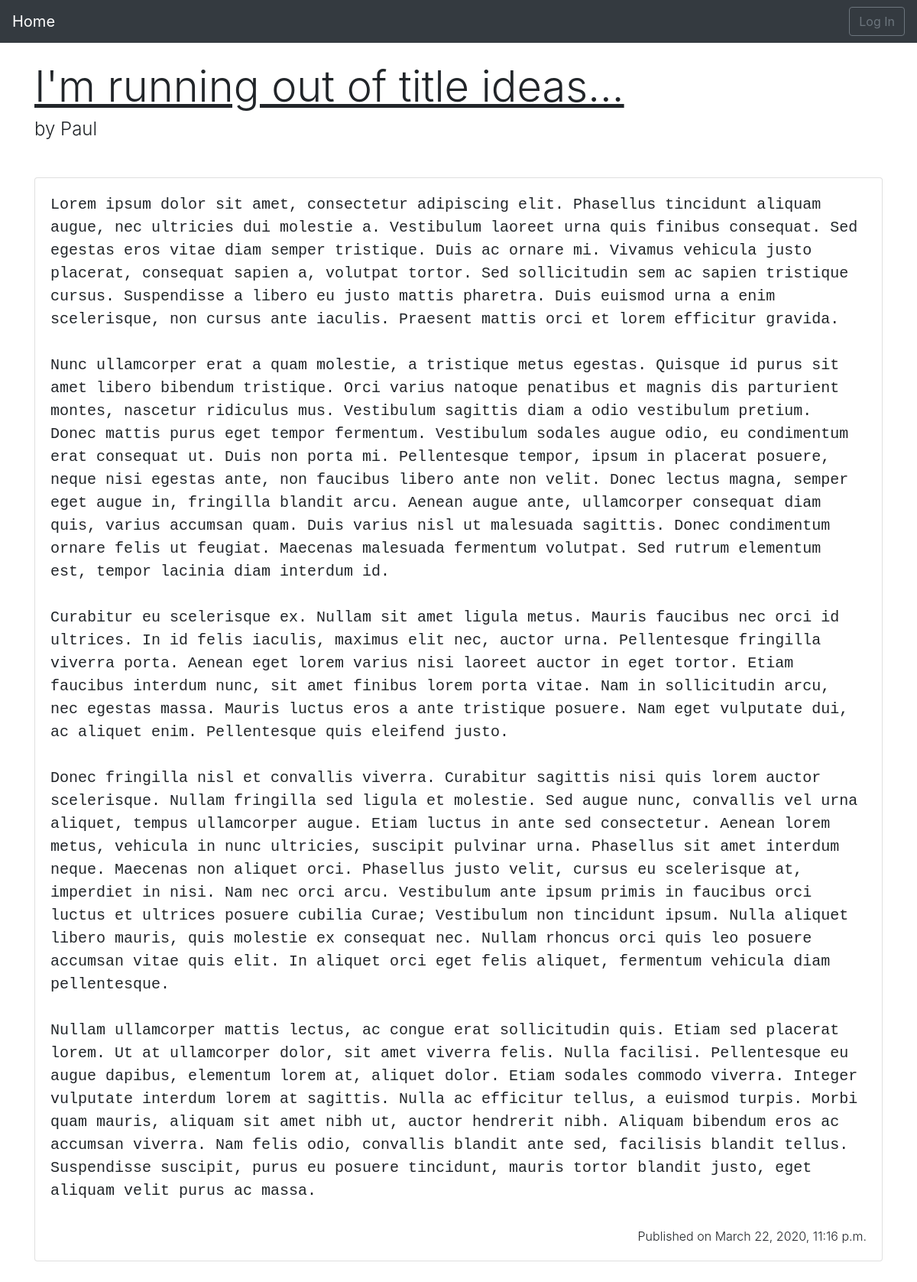
The app's page /post/4/ with its own data.
### blog/models.py (models this page shows, shortened)
class Post(models.Model):
    title = models.CharField(max_length=200)
    author = models.ForeignKey(
        'auth.User',
        on_delete=models.CASCADE
    )
    body = models.TextField()
    date = models.DateTimeField(auto_now_add=True,)

### blog/views.py (the view)
# urls.py: path('post/<int:pk>/', BlogDetailView.as_view(), name='post_detail'),
class BlogDetailView(DetailView):
	model = Post
	template_name = 'post_detail.html'
	context_object_name = 'object'

### templates/post_detail.html (shortened to what this page needs)
{% extends 'base.html' %}
{% block content %}
    <h2 class="display-4 mb-2"><u>{{ object.title }}</u></h2>
    <h4 class="display-5 mb-4 font-weight-light">by {{ object.author }}</h4>
	<div class="card mb-5 mt-5" style="max-width: 100%;">
    <div class="card-body">
        <div class="card-text">
            <pre class="lead" style="white-space: pre-line;">
            {{ object.body }}
            </pre>
        </div>
        <div class="mt-3 float-right font-weight-light">Published on {{ object.date }}</div>
    </div>
	</div>
{% endblock content %}

### records on screen
Post: title "I'm running out of title ideas...", author "Paul", body "Lorem ipsum dolor sit amet, consectetur adipiscing elit. Phasellus tincidunt aliquam augue, nec ultricies dui molestie a. Vestibulum laoreet urna quis finibus consequat. Sed egestas eros vitae diam semper tristique. Duis ac ornare mi. Vivamus vehicula justo placerat, consequat sapien a, volutpat tortor. Sed sollicitudin sem ac sapien tristique cursus. Suspendisse a libero eu justo mattis pharetra. Duis euismod urna a enim scelerisque, non cursus ante iaculis. Praesent mattis orci et lorem efficitur gravida. Nunc ullamcorper erat a quam molestie, a tristique metus egestas. Quisque id purus sit amet libero bibendum tristique. Orci varius natoque penatibus et magnis dis parturient montes,…", date "March 22, 2020, 11:16 p.m."
